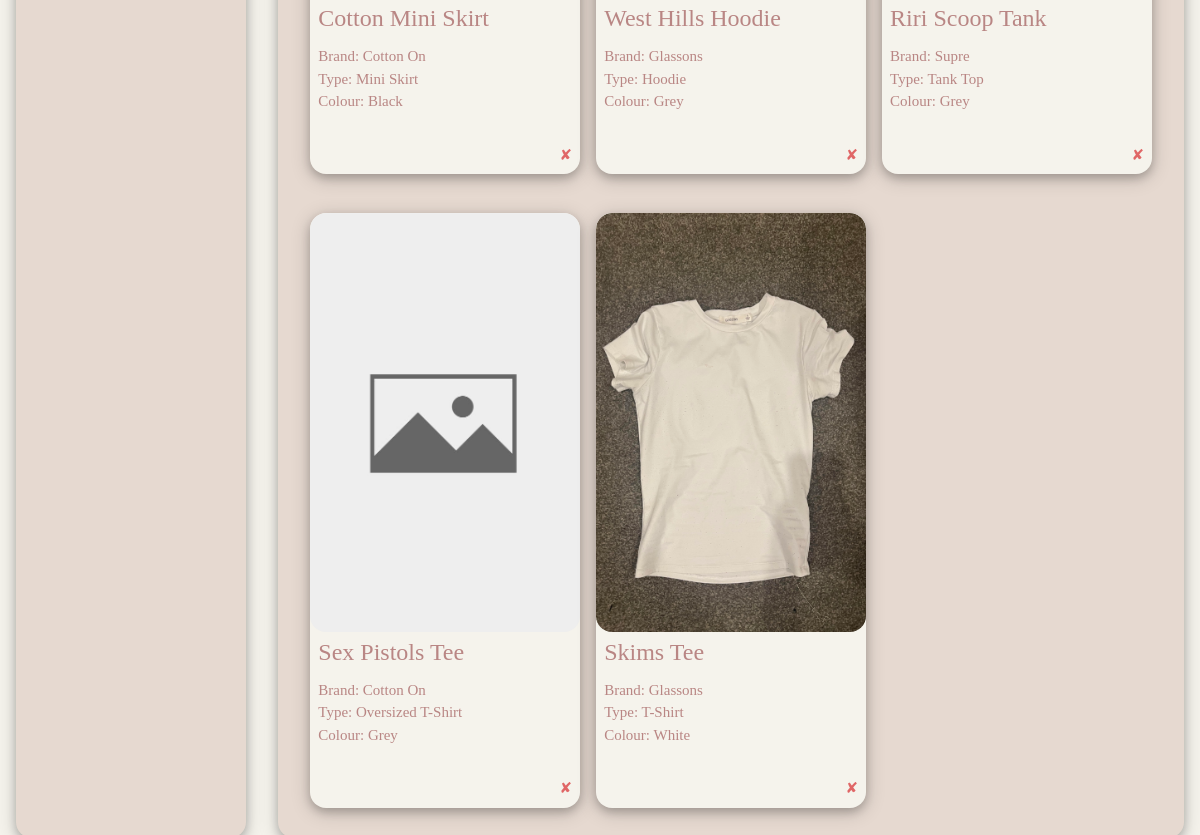
Before: /clothing (signed in, lower part) with the older database file.
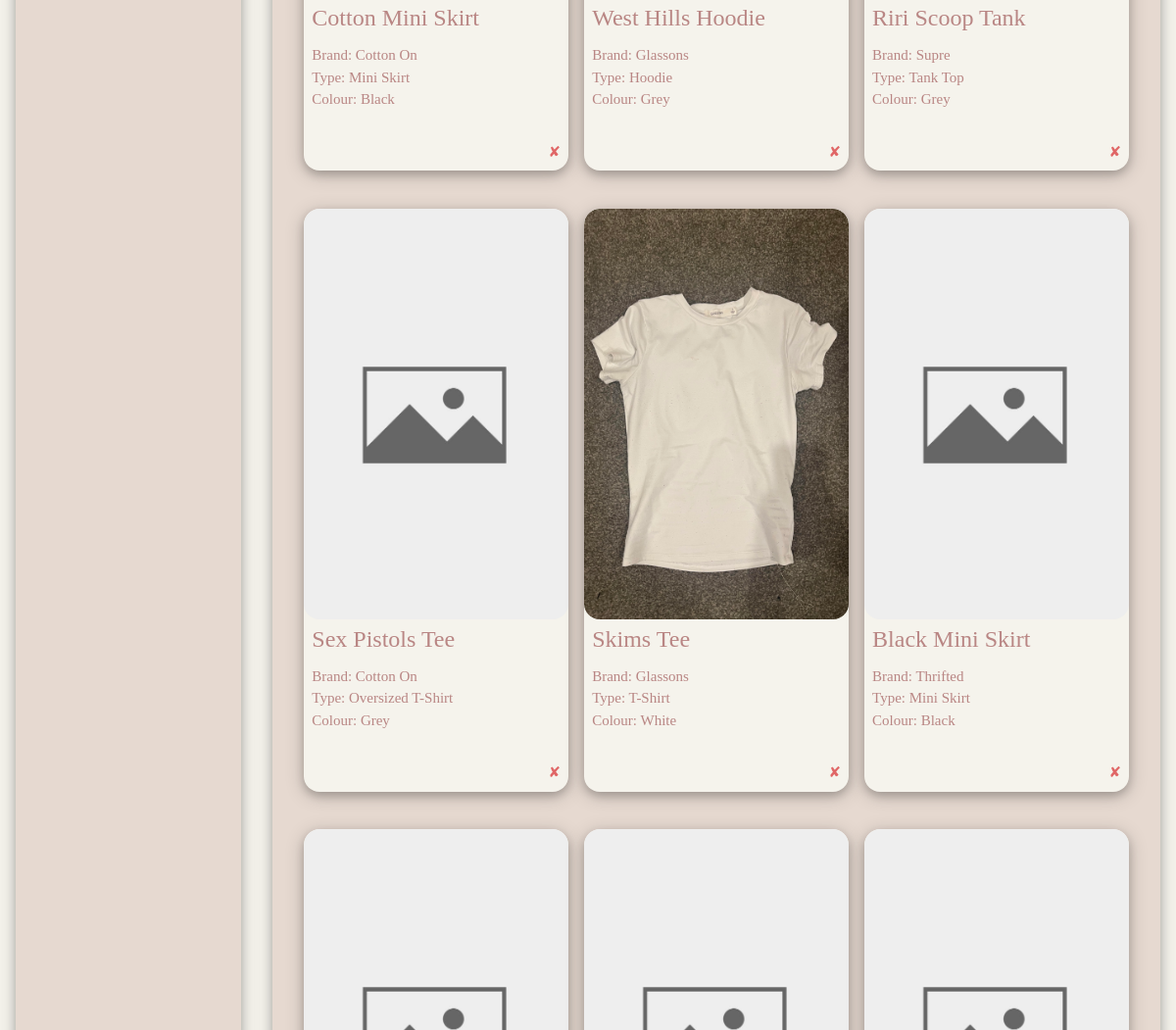
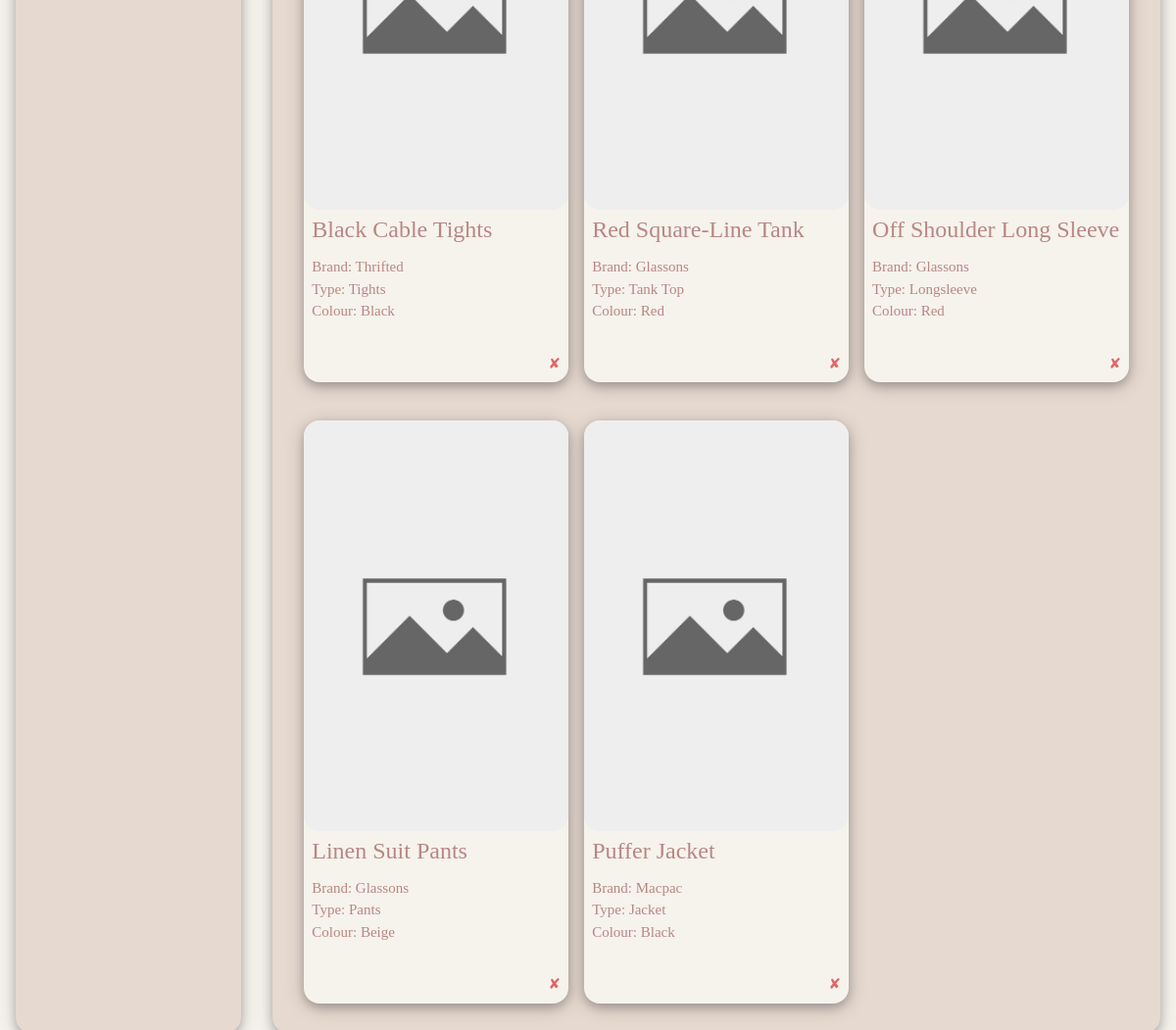
After: the same page with the newer database file (2 pictures, top to bottom).
### tables this page shows
CREATE TABLE clothing (clothing_id INTEGER PRIMARY KEY, name TEXT, brand INTEGER REFERENCES brand (brand_id), type INTEGER REFERENCES type (type_id), colour INTEGER REFERENCES colour (colour_id), img_file TEXT, user_id INTEGER REFERENCES user (user_id));

CREATE TABLE brand (brand_id INTEGER PRIMARY KEY, brand_name TEXT, user_id INTEGER REFERENCES user (user_id));

CREATE TABLE type (type_id INTEGER PRIMARY KEY, type_name TEXT, user_id INTEGER REFERENCES user (user_id));

CREATE TABLE colour (colour_id INTEGER PRIMARY KEY, colour_name TEXT, user_id INTEGER REFERENCES user (user_id));

### app.py (the view, shortened to what this page needs)
@app.route('/clothing', methods=['GET', 'POST'])
def addclothing():
    if 'user_id' in session:
        user_id = session['user_id']
        return viewclothing(user_id)
    else:
        return redirect(url_for('login'))

### templates/clothing.html (shortened to what this page needs)
{% extends "base.html" %}
{% block body %}
<br>
<div class="w3-cell-row">
  <div class="w3-panel w3-round-xlarge colour5 w3-cell w3-card-4" style="width:20%">
  </div>
  <div class="w3-panel colour5 w3-round-xlarge w3-cell w3-card-4" style="width:80%"><br>
    <div class="w3-row-padding">
      {% for item in results %}
      <div class="w3-third">
        <div class="gallery-wrap w3-card-4 w3-round-xlarge colour4">
          <img src="/static/images/{{item[5]}}" alt=lol class="gallery-wrap w3-round-xlarge" onError="this.onerror=null;this.src='/static/images/noimage_lol.jpg';">
          <div class="padding">
            <h3>{{ item[1] }}</h3>
            <p>Brand: {{ item[2] }}<br>Type: {{ item[3] }}<br>Colour: {{ item[4] }}</p>
          </div>
          <div class="w3-right-align">
            <form method="POST" action="{{ url_for('deleteclothing', ID=item[0]) }}">
              <input type="submit" title="Delete" class="delete-button padding" value="&#10008;" onclick="return confirm('Are you sure you want to delete this Item?')">
            </form>
          </div>
        </div>
        <br>
      </div>
      {% endfor %}
    </div>
  </div>
</div>
<br>
{% endblock %}

### templates/base.html (shortened to what this page needs)
<!DOCTYPE html>
<html lang="en">
<head>
    <link rel="stylesheet" href="/static/w3.css">
    <link rel="stylesheet" href="/static/charlottestyles.css">
</head>
<body>
  <div class = "w3-container colour4 w3-round-xlarge">
      {% block body %}
      {% endblock %}
  </div>
</body>
</html>

### static/w3.css (style rules this page uses)
html { box-sizing:border-box }
*,*:before,*:after { box-sizing:inherit }
html { -ms-text-size-adjust:100%;-webkit-text-size-adjust:100% }
body { margin:0 }
img { border-style:none }
button,input,select,textarea,optgroup { font:inherit;margin:0 }
button,input { overflow:visible }
button,[type=button],[type=reset],[type=submit] { -webkit-appearance:button }
img { vertical-align:middle }
.w3-container:after,.w3-container:before,.w3-panel:after,.w3-panel:before,.w3-row:after,.w3-row:before,.w3-row-padding:after,.w3-row-padding:before, .w3-cell-row:before,.w3-cell-row:after,.w3-clear:after,.w3-clear:before,.w3-bar:before,.w3-bar:after { content:"";display:table;clear:both }
.w3-col,.w3-half,.w3-third,.w3-twothird,.w3-threequarter,.w3-quarter { float:left;width:100% }
@media (min-width:601px) { .w3-col.m4,.w3-third { width:33.33333% } }
.w3-cell-row { display:table;width:100% }
.w3-cell { display:table-cell }
.w3-round-xlarge { border-radius:16px }
.w3-row-padding,.w3-row-padding>.w3-half,.w3-row-padding>.w3-third,.w3-row-padding>.w3-twothird,.w3-row-padding>.w3-threequarter,.w3-row-padding>.w3-quarter,.w3-row-padding>.w3-col { padding:0 8px }
.w3-container,.w3-panel { padding:0.01em 16px }
.w3-panel { margin-top:16px;margin-bottom:16px }
.w3-card-4,.w3-hover-shadow:hover { box-shadow:0 4px 10px 0 rgba(0,0,0,0.2),0 4px 20px 0 rgba(0,0,0,0.19) }
.w3-right-align { text-align:right!important }

### static/charlottestyles.css (style rules this page uses)
html { font-family: Georgia, serif; font-size: 15px; line-height: 1.5; font-weight: normal; background-color: #F5F3EC; }
h1, h2, h3, h4, h5, h6 { font-family: Georgia, serif; font-weight: 400; line-height: 1; margin: 0px 0px; }
h3 { font-size: 24px }
img { width: 355px; height: 419px; object-fit: cover; }
.colour4,.hover-colour4:hover { color:#B98684!important; background-color:#F5F3EC !important }
.colour5,.hover-colour5:hover { color:#B98684!important; background-color:#E6D9D0 !important }
.gallery-wrap { position: relative; overflow: hidden; width: 100%; display: block; }
.delete-button { background-color:#ffffff00; color: #e06666; display:inside; cursor: pointer; text-decoration:none; border:none; }
.padding { padding: 8px 8px; }
.w3-round-xlarge { border-radius:16px }
.w3-third { padding: 8px 8px !important; }

Changed rows visible on the page:
added clothing: name "Black Mini Skirt", brand_name "Thrifted", type_name "Mini Skirt", colour_name "Black"
added clothing: name "Black Cable Tights", brand_name "Thrifted", type_name "Tights", colour_name "Black"
added clothing: name "Red Square-Line Tank", brand_name "Glassons", type_name "Tank Top", colour_name "Red"
added clothing: name "Off Shoulder Long Sleeve", brand_name "Glassons", type_name "Longsleeve", colour_name "Red"
added clothing: name "Linen Suit Pants", brand_name "Glassons", type_name "Pants", colour_name "Beige"
added clothing: name "Puffer Jacket", brand_name "Macpac", type_name "Jacket", colour_name "Black"
